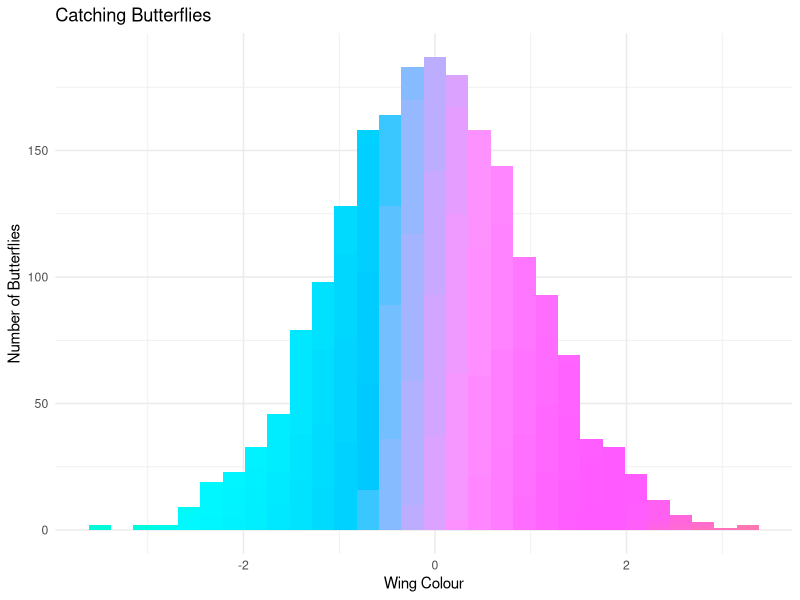
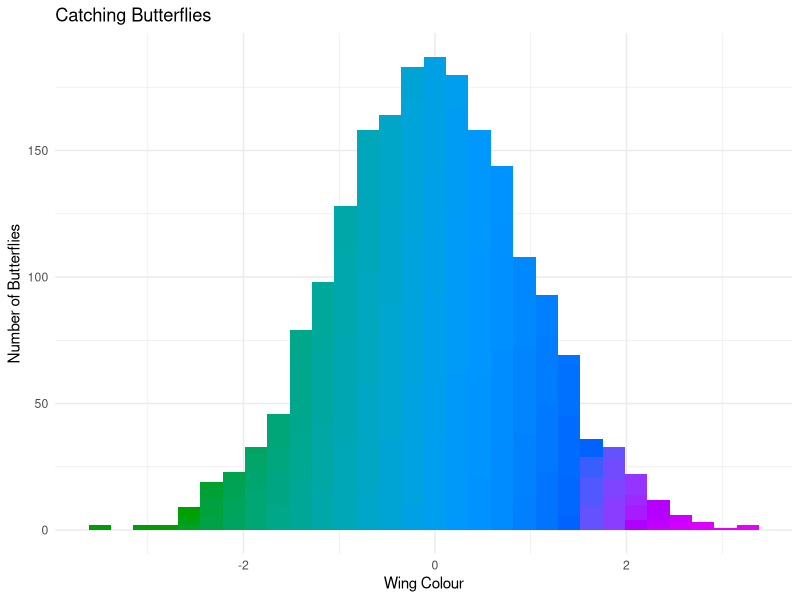

R code for these plots, in order:
## ---- chunk 1
library(tidyverse)
library(ggplot2)
## ---- chunk 2
# Create data
set.seed(250120) # without this presumably you'll get a random one every time
d <- data.frame(x = rnorm(2000))

#Basic plot from tutorial
p <- ggplot(d, aes(x, fill = cut(x, 100))) +
  geom_histogram(show.legend = FALSE) +
  theme_minimal() +
  labs(x = "Wing Colour", y = "Number of Butterflies") +
  ggtitle("Catching Butterflies")

p + scale_fill_discrete(h = c(180, 360), c = 150, l = 80)
## ---- chunk 3
p <- ggplot(d, aes(x, fill = cut(x, 100))) +
  geom_histogram(show.legend = FALSE) +
  theme_minimal() +
  labs(x = "Wing Colour", y = "Number of Butterflies") +
  ggtitle("Catching Butterflies")

#luminance down a bit, tweaked the distribution
p + scale_fill_discrete(h = c(140, 300), c = 150, l = 50)
